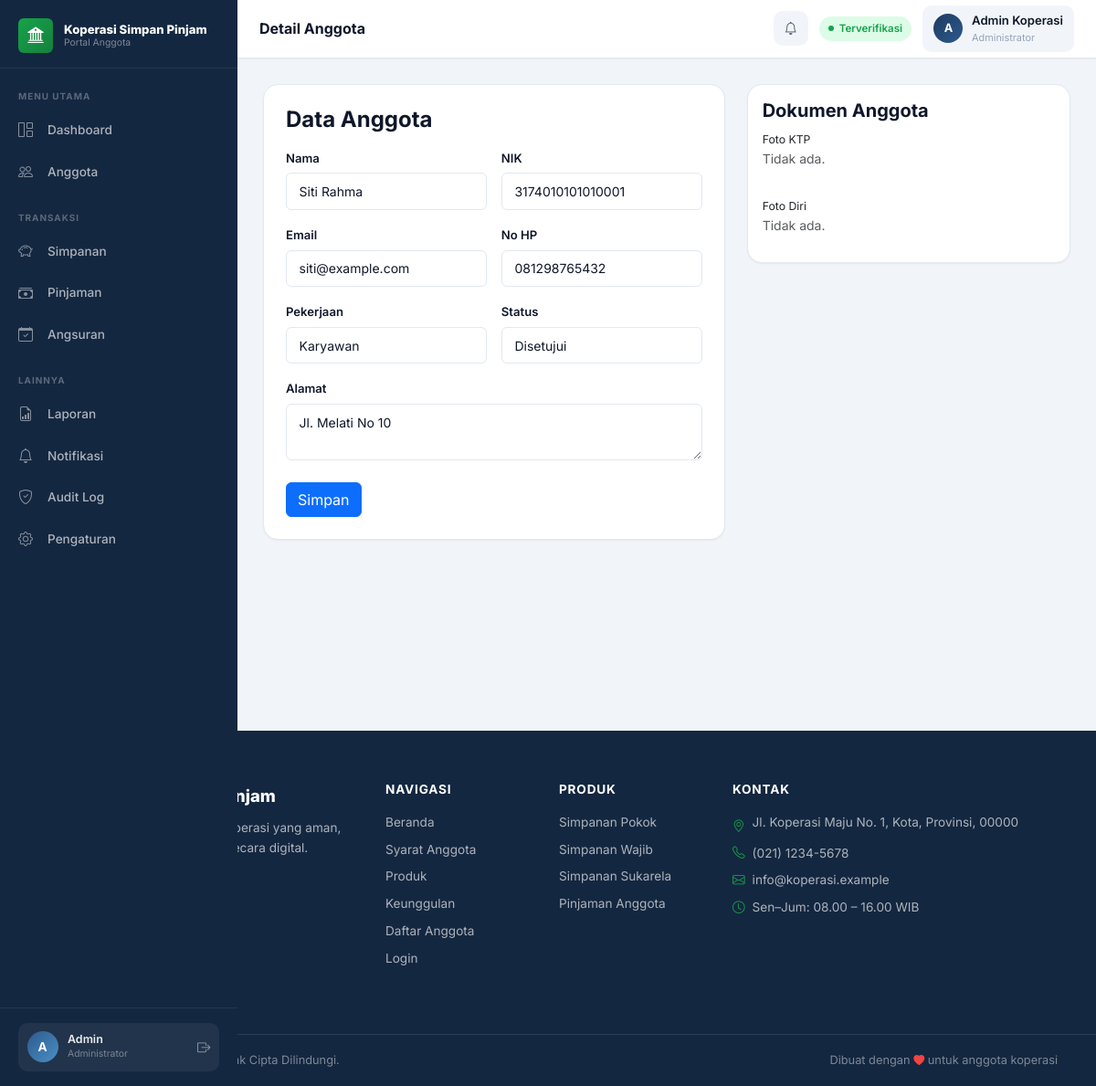
Page /admin/detail-anggota.php?id=2 (signed in) on the committed database.
### tables this page shows
CREATE TABLE IF NOT EXISTS users (
    id INT AUTO_INCREMENT PRIMARY KEY,
    nama VARCHAR(150) NOT NULL,
    nik VARCHAR(50) NOT NULL UNIQUE,
    tempat_lahir VARCHAR(100),
    tanggal_lahir DATE,
    jenis_kelamin VARCHAR(20),
    alamat TEXT,
    no_hp VARCHAR(30),
    email VARCHAR(150) NOT NULL UNIQUE,
    pekerjaan VARCHAR(100),
    penghasilan DECIMAL(15,2),
    username VARCHAR(50) NOT NULL UNIQUE,
    password VARCHAR(255) NOT NULL,
    role ENUM('admin', 'user') DEFAULT 'user',
    status_verifikasi VARCHAR(50) DEFAULT 'Menunggu Verifikasi',
    foto_ktp VARCHAR(255),
    foto_diri VARCHAR(255),
    created_at DATETIME,
    updated_at DATETIME
);

### config/config.php (called while the page is built)
<?php
return [
    'db' => [
        'host' => 'localhost',
        'name' => 'koperasi',
        'user' => 'root',
        'pass' => '',
        'charset' => 'utf8mb4',
    ],
    'app' => [
        'name' => 'Koperasi Simpan Pinjam',
        'base_url' => '',
        'timezone' => 'Asia/Jakarta',
    ],
];

### config/helpers.php (called while the page is built, shortened)
<?php
function e($value): string
{
    return htmlspecialchars((string)$value, ENT_QUOTES, 'UTF-8');
}

### config/auth.php (called while the page is built, shortened)
<?php
require_once __DIR__ . '/helpers.php';
function current_user(): ?array
{
    $pdo = db();
    $stmt = $pdo->prepare("SELECT * FROM users WHERE id = ?");
    $stmt->execute([$_SESSION['user_id']]);
    $user = $stmt->fetch();
    return $user ?: null;
}

### admin/detail-anggota.php (the view, shortened to what this page needs)
<?php
require_once __DIR__ . '/../config/auth.php';
require_once __DIR__ . '/../config/helpers.php';
$pdo = db();
$id = (int)($_GET['id'] ?? 0);
$stmt = $pdo->prepare("SELECT * FROM users WHERE id = ? AND role = 'user'");
$stmt->execute([$id]);
$anggota = $stmt->fetch();
$page_title = 'Detail Anggota';
?>
<?php require __DIR__ . '/../includes/dashboard_top.php'; ?>
<div class="row g-4">
    <div class="col-lg-7">
        <div class="form-section">
            <h4 class="mb-3">Data Anggota</h4>
            <form method="post">
                <div class="row g-3">
                    <div class="col-md-6">
                        <label class="form-label">Nama</label>
                        <input type="text" name="nama" class="form-control" value="<?= e($anggota['nama']); ?>" required>
                    </div>
                    <div class="col-md-6">
                        <label class="form-label">NIK</label>
                        <input type="text" name="nik" class="form-control" value="<?= e($anggota['nik']); ?>" required>
                    </div>
                    <div class="col-md-6">
                        <label class="form-label">Email</label>
                        <input type="email" name="email" class="form-control" value="<?= e($anggota['email']); ?>" required>
                    </div>
                    <div class="col-md-6">
                        <label class="form-label">No HP</label>
                        <input type="text" name="no_hp" class="form-control" value="<?= e($anggota['no_hp']); ?>">
                    </div>
                    <div class="col-md-6">
                        <label class="form-label">Pekerjaan</label>
                        <input type="text" name="pekerjaan" class="form-control" value="<?= e($anggota['pekerjaan']); ?>">
                    </div>
                    <div class="col-md-6">
                        <label class="form-label">Status</label>
                        <select name="status_verifikasi" class="form-select">
                            <?php foreach (['Menunggu Verifikasi', 'Disetujui', 'Ditolak', 'Nonaktif'] as $status): ?>
                                <option value="<?= e($status); ?>" <?= $anggota['status_verifikasi'] === $status ? 'selected' : ''; ?>><?= e($status); ?></option>
                            <?php endforeach; ?>
                        </select>
                    </div>
                    <div class="col-md-12">
                        <label class="form-label">Alamat</label>
                        <textarea name="alamat" class="form-control" rows="2"><?= e($anggota['alamat']); ?></textarea>
                    </div>
                </div>
                <button class="btn btn-primary mt-4">Simpan</button>
            </form>
        </div>
    </div>
    <div class="col-lg-5">
        <div class="card card-stat p-3">
            <h5>Dokumen Anggota</h5>
            <div class="mb-3">
                <small>Foto KTP</small>
                <?php if (!empty($anggota['foto_ktp'])): ?>
                    <img src="/uploads/ktp/<?= e($anggota['foto_ktp']); ?>" class="img-fluid rounded">
                <?php else: ?>
                    <p class="text-muted">Tidak ada.</p>
                <?php endif; ?>
            </div>
            <div>
                <small>Foto Diri</small>
                <?php if (!empty($anggota['foto_diri'])): ?>
                    <img src="/uploads/diri/<?= e($anggota['foto_diri']); ?>" class="img-fluid rounded">
                <?php else: ?>
                    <p class="text-muted">Tidak ada.</p>
                <?php endif; ?>
            </div>
        </div>
    </div>
</div>
<?php require __DIR__ . '/../includes/dashboard_bottom.php'; ?>

### includes/dashboard_top.php (shortened to what this page needs)
<?php
require_once __DIR__ . '/../config/auth.php';
require_once __DIR__ . '/../config/helpers.php';
$config   = require __DIR__ . '/../config/config.php';
$authUser = current_user();
$initials = strtoupper(substr($authUser['nama'] ?? 'U', 0, 1));
$statusMap = [
    'Disetujui'           => ['class' => 'verified',  'label' => 'Terverifikasi'],
    'Menunggu Verifikasi' => ['class' => 'pending',   'label' => 'Menunggu'],
    'Ditolak'             => ['class' => 'rejected',  'label' => 'Ditolak'],
    'Nonaktif'            => ['class' => 'nonactive', 'label' => 'Nonaktif'],
];
$verifStatus  = $authUser['status_verifikasi'] ?? 'Menunggu Verifikasi';
$statusInfo   = $statusMap[$verifStatus] ?? ['class' => 'pending', 'label' => $verifStatus];
$role         = $authUser['role'] ?? 'user';
$notificationUrl     = $role === 'admin' ? '/admin/notifikasi.php' : '/user/notifikasi.php';
?>
<?php require __DIR__ . '/header.php'; ?>
<div class="app-layout">
  <aside class="app-sidebar" id="appSidebar">
    <a href="/" class="sidebar-brand">
      <span class="sidebar-brand-icon"><i class="bi bi-bank2"></i></span>
      <span class="sidebar-brand-text">
        <span class="sidebar-brand-name"><?= e($config['app']['name']); ?></span>
        <span class="sidebar-brand-tagline">Portal Anggota</span>
      </span>
    </a>
    <nav class="sidebar-nav">
      <?php if ($role === 'admin'): ?>
        <div class="sidebar-section"><span class="sidebar-section-label">Menu Utama</span></div>
        <a href="/admin/dashboard.php" class="sidebar-link" id="sl-dashboard">
            <i class="bi bi-grid-1x2"></i>Dashboard
        </a>
        <a href="/admin/anggota.php" class="sidebar-link" id="sl-anggota">
            <i class="bi bi-people"></i>Anggota
        </a>
        <div class="sidebar-section mt-2"><span class="sidebar-section-label">Transaksi</span></div>
        <a href="/admin/simpanan.php" class="sidebar-link" id="sl-simpanan">
            <i class="bi bi-piggy-bank"></i>Simpanan
        </a>
        <a href="/admin/pinjaman.php" class="sidebar-link" id="sl-pinjaman">
            <i class="bi bi-cash-stack"></i>Pinjaman
        </a>
        <a href="/admin/angsuran.php" class="sidebar-link" id="sl-angsuran">
            <i class="bi bi-calendar-check"></i>Angsuran
        </a>
        <div class="sidebar-section mt-2"><span class="sidebar-section-label">Lainnya</span></div>
        <a href="/admin/laporan.php" class="sidebar-link" id="sl-laporan">
            <i class="bi bi-file-earmark-bar-graph"></i>Laporan
        </a>
        <a href="/admin/notifikasi.php" class="sidebar-link" id="sl-notifikasi">
            <i class="bi bi-bell"></i>Notifikasi
        </a>
        <a href="/admin/audit-log.php" class="sidebar-link" id="sl-audit-log">
            <i class="bi bi-shield-check"></i>Audit Log
        </a>
        <a href="/admin/pengaturan.php" class="sidebar-link" id="sl-pengaturan">
            <i class="bi bi-gear"></i>Pengaturan
        </a>
      <?php endif; ?>
    </nav>
    <div class="sidebar-footer">
      <div class="sidebar-user">
        <div class="sidebar-avatar"><?= $initials; ?></div>
        <div>
          <div class="sidebar-user-name"><?= e(explode(' ', $authUser['nama'])[0] ?? $authUser['nama']); ?></div>
          <div class="sidebar-user-role"><?= $role === 'admin' ? 'Administrator' : 'Anggota'; ?></div>
        </div>
        <a href="/logout.php" class="sidebar-logout ms-auto" title="Logout"><i class="bi bi-box-arrow-right"></i></a>
      </div>
    </div>
  </aside>
  <div class="app-main">
    <header class="app-topbar">
      <div class="topbar-breadcrumb">
        <span class="topbar-page-title"><?= e($page_title ?? 'Dashboard'); ?></span>
      </div>
      <div class="topbar-right">
        <a href="<?= e($notificationUrl); ?>" class="topbar-notification" title="Notifikasi">
          <i class="bi bi-bell"></i>
        </a>
        <span class="status-pill <?= $statusInfo['class']; ?>"><?= $statusInfo['label']; ?></span>
        <div class="topbar-user">
          <div class="topbar-avatar"><?= $initials; ?></div>
          <div class="d-none d-md-block">
            <div class="topbar-user-name"><?= e($authUser['nama']); ?></div>
            <div class="topbar-user-role"><?= $role === 'admin' ? 'Administrator' : 'Anggota'; ?></div>
          </div>
        </div>
      </div>
    </header>
    <main class="app-content">

### rows in the picture
users: nama "A", nama "Admin", status_verifikasi "Terverifikasi", nama "Admin Koperasi"
users: nama "Siti Rahma", nik "3174010101010001", email "siti@example.com", no_hp "081298765432", pekerjaan "Karyawan", alamat "Jl. Melati No 10"

### other values in the picture
$config['app']['name'] "Koperasi Simpan Pinjam"
$page_title "Detail Anggota"
form field status_verifikasi "Disetujui"
